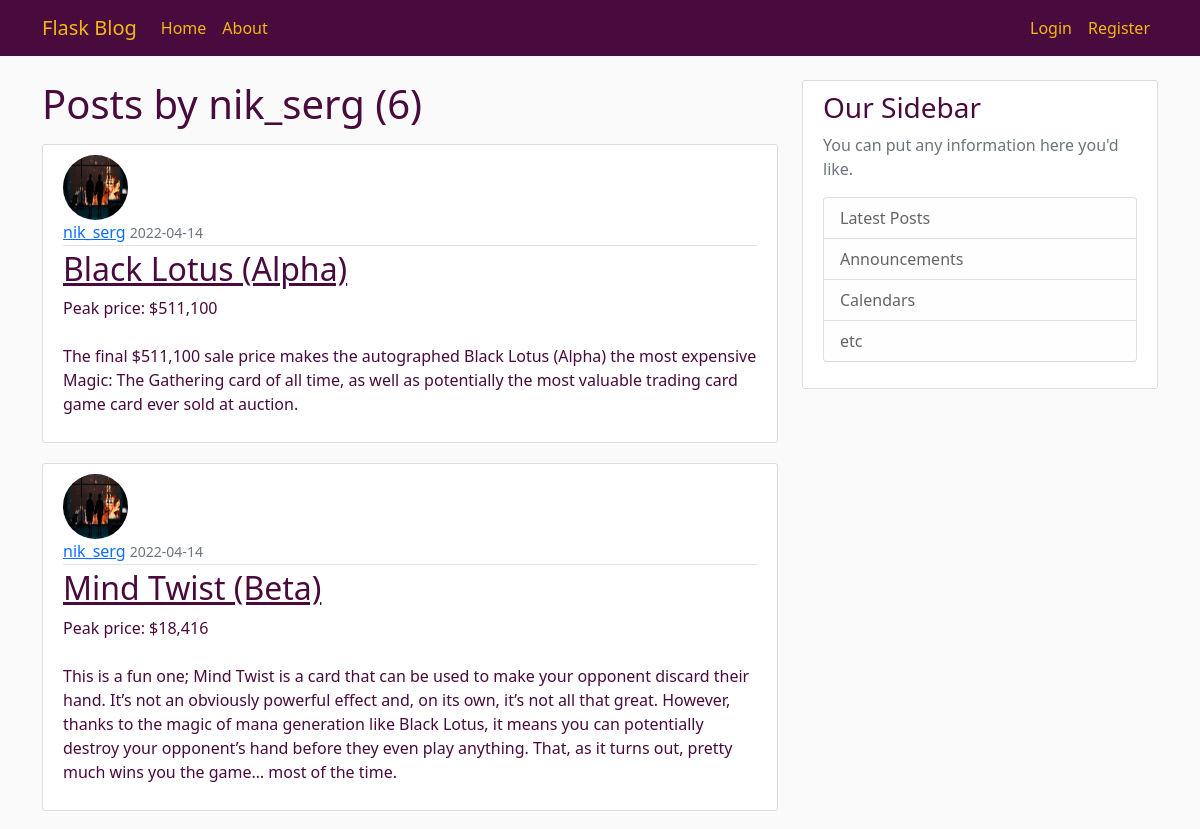
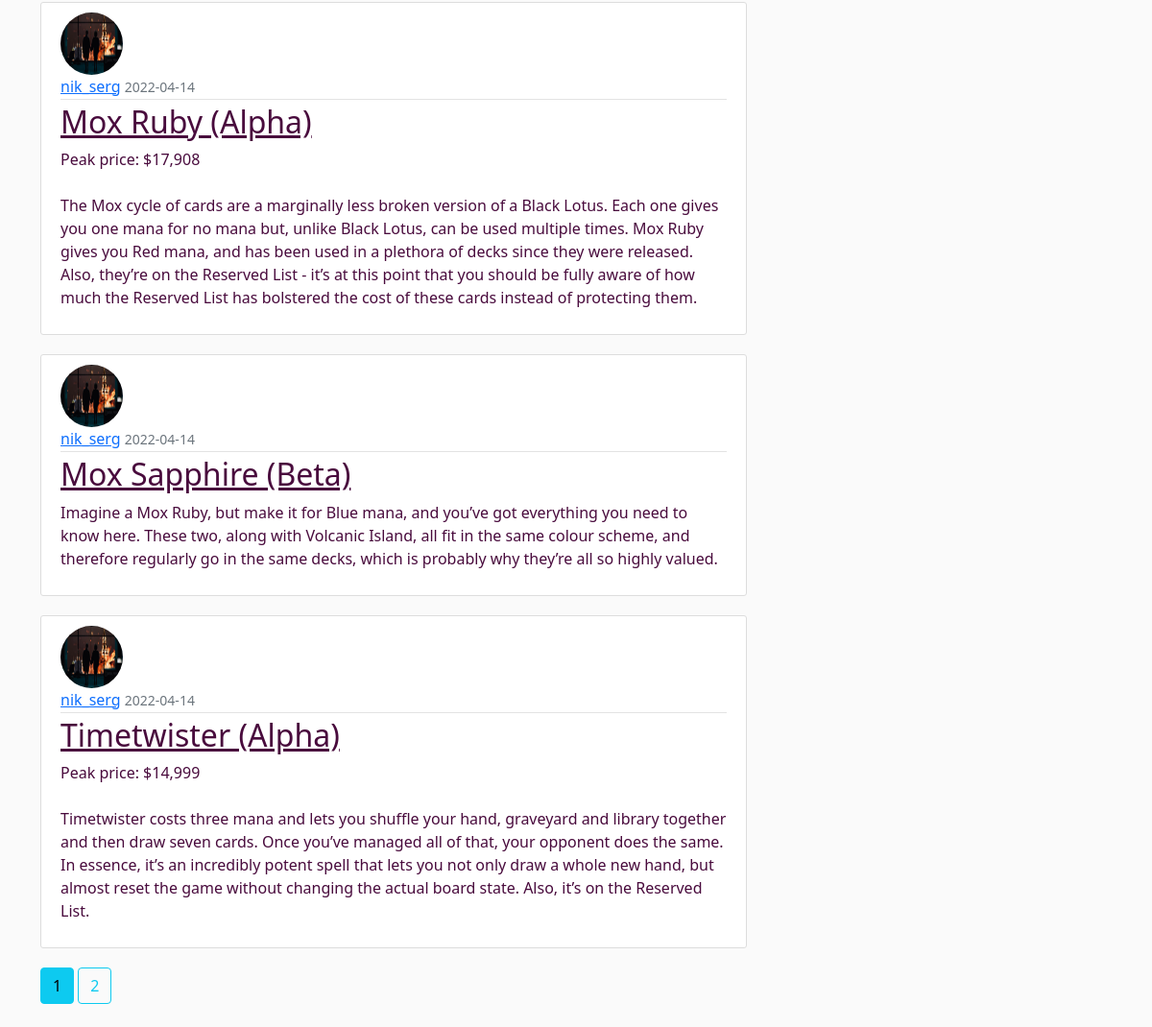
Screenshot of /user/nik_serg with the database file from the repository (2 pictures, top to bottom).
### flaskblog/models.py (models this page shows, shortened)
class User(db.Model, UserMixin):
    id = db.Column(db.Integer, primary_key=True)
    username = db.Column(db.String(20), unique=True, nullable=False)
    email = db.Column(db.String(120), unique=True, nullable=False)
    image_file = db.Column(db.String(20), nullable=False, default='default.jpg')
    password = db.Column(db.String(60), nullable=False)
    posts = db.relationship('Post', backref='author', lazy=True)

class Post(db.Model):
    id = db.Column(db.Integer, primary_key=True)
    title = db.Column(db.String(100), nullable=False)
    date_posted = db.Column(db.DateTime, nullable=False, default=datetime.utcnow)
    content = db.Column(db.Text, nullable=False)
    user_id = db.Column(db.Integer, db.ForeignKey('user.id'), nullable=False)

### flaskblog/users/routes.py (the view)
@users.route("/user/<string:username>")
def user_posts(username):
    page = request.args.get('page', default=1, type=int)
    user = User.query.filter_by(username=username).first_or_404()
    posts = Post.query.filter_by(author=user)\
        .order_by(Post.date_posted.desc())\
        .paginate(page=page, per_page=5, error_out=False)
    return render_template('user_posts.html', posts=posts, user=user)

### flaskblog/templates/user_posts.html (shortened to what this page needs)
{% extends "layout.html" %}
{% block content %}
<h1 class="mb-3">Posts by {{ user.username }} ({{ posts.total }})</h1>
{% for post in posts.items %}
<article class="media content-section">
    <img class="rounded-circle article-img"
         src="{{ url_for('static', filename='profile_pics/' + post.author.image_file) }}">
    <div class="media-body">
        <div class="article-metadata">
            <a class="mr-2" href="{{ url_for('users.user_posts', username=post.author.username) }}">{{ post.author.username }}</a>
            <small class="text-muted">{{ post.date_posted.strftime('%Y-%m-%d') }}</small>
        </div>
        <h2><a class="article-title" href="{{ url_for('posts.post', post_id=post.id) }}">{{ post.title }}</a></h2>
        <p class="article-content">{{ post.content }}</p>
    </div>
</article>
{% endfor %}
{% for page_num in posts.iter_pages(left_edge=1, right_edge=1,
                                    left_current=1, right_current=2) %}
    {% if page_num %}
        {% if posts.page == page_num %}
        <a class="btn btn-info mb-4" href="{{ url_for('users.user_posts', username=user.username, page=page_num) }}">{{ page_num }}</a>
        {% else %}
        <a class="btn btn-outline-info mb-4" href="{{ url_for('users.user_posts', username=user.username, page=page_num) }}">{{ page_num }}</a>
        {% endif %}
    {% endif %}
{% endfor %}
{% endblock content%}

### flaskblog/static/main.css (style rules this page uses)
body { background: #fafafa; color: #490B3D; margin-top: 5rem; }
h1, h2, h3, h4, h5, h6 { color: #490B3D; }
.content-section { background: #ffffff; padding: 10px 20px; border: 1px solid #dddddd; border-radius: 3px; margin-bottom: 20px; }
.article-title { color: #490B3D; }
.article-content { white-space: pre-line; }
.article-img { height: 65px; width: 65px; margin-right: 16px; }
.article-metadata { padding-bottom: 1px; margin-bottom: 4px; border-bottom: 1px solid #e3e3e3 }
.media-body { display:inline-block }

### rows the page displays
User: username "nik_serg"
Post: image_file (picture), author.username "nik_serg", date_posted "2022-04-14", title "Black Lotus (Alpha)", content "Peak price: $511,100 The final $511,100 sale price makes the autographed Black Lotus (Alpha) the most expensive Magic: The Gathering card of all time, as well as potentially the most valuable trading card game card ever sold at auction."
Post: image_file (picture), author.username "nik_serg", date_posted "2022-04-14", title "Mind Twist (Beta)", content "Peak price: $18,416 This is a fun one; Mind Twist is a card that can be used to make your opponent discard their hand. It’s not an obviously powerful effect and, on its own, it’s not all that great. However, thanks to the magic of mana generation like Black Lotus, it means you can potentially destroy your opponent’s hand before they even play anything. That, as it turns out, pretty much wins you the game… most of the time."
Post: image_file (picture), author.username "nik_serg", date_posted "2022-04-14", title "Mox Ruby (Alpha)", content "Peak price: $17,908 The Mox cycle of cards are a marginally less broken version of a Black Lotus. Each one gives you one mana for no mana but, unlike Black Lotus, can be used multiple times. Mox Ruby gives you Red mana, and has been used in a plethora of decks since they were released. Also, they’re on the Reserved List - it’s at this point that you should be fully aware of how much the Reserved List has bolstered the cost of these cards instead of protecting them."
Post: image_file (picture), author.username "nik_serg", date_posted "2022-04-14", title "Mox Sapphire (Beta)", content "Imagine a Mox Ruby, but make it for Blue mana, and you’ve got everything you need to know here. These two, along with Volcanic Island, all fit in the same colour scheme, and therefore regularly go in the same decks, which is probably why they’re all so highly valued."
Post: image_file (picture), author.username "nik_serg", date_posted "2022-04-14", title "Timetwister (Alpha)", content "Peak price: $14,999 Timetwister costs three mana and lets you shuffle your hand, graveyard and library together and then draw seven cards. Once you’ve managed all of that, your opponent does the same. In essence, it’s an incredibly potent spell that lets you not only draw a whole new hand, but almost reset the game without changing the actual board state. Also, it’s on the Reserved List."

### other values shown
{{ posts.total }} "6"
{{ page_num }} "1"
{{ page_num }} "2"
